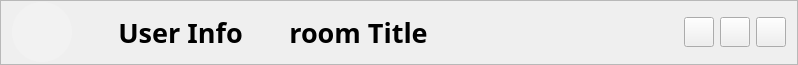
         <widget class="QFrame" name="chatbar">
          <property name="sizePolicy">
           <sizepolicy hsizetype="Expanding" vsizetype="Fixed">
            <horstretch>0</horstretch>
            <verstretch>0</verstretch>
           </sizepolicy>
          </property>
          <property name="minimumSize">
           <size>
            <width>0</width>
            <height>65</height>
           </size>
          </property>
          <property name="maximumSize">
           <size>
            <width>16777215</width>
            <height>60</height>
           </size>
          </property>
          <property name="frameShape">
           <enum>QFrame::StyledPanel</enum>
          </property>
          <property name="frameShadow">
           <enum>QFrame::Raised</enum>
          </property>
          <layout class="QHBoxLayout" name="horizontalLayout_5">
           <property name="topMargin">
            <number>0</number>
           </property>
           <property name="bottomMargin">
            <number>0</number>
           </property>
           <item>
            <widget class="QLabel" name="chatProfile">
             <property name="sizePolicy">
              <sizepolicy hsizetype="Fixed" vsizetype="Fixed">
               <horstretch>0</horstretch>
               <verstretch>0</verstretch>
              </sizepolicy>
             </property>
             <property name="minimumSize">
              <size>
               <width>60</width>
               <height>60</height>
              </size>
             </property>
             <property name="maximumSize">
              <size>
               <width>60</width>
               <height>60</height>
              </size>
             </property>
             <property name="styleSheet">
              <string notr="true">border-radius: 30px;
background-color: rgb(242, 242, 242);
</string>
             </property>
             <property name="text">
              <string/>
             </property>
            </widget>
           </item>
           <item>
            <spacer name="chatLeftSpacer">
             <property name="orientation">
              <enum>Qt::Horizontal</enum>
             </property>
             <property name="sizeType">
              <enum>QSizePolicy::Fixed</enum>
             </property>
             <property name="sizeHint" stdset="0">
              <size>
               <width>40</width>
               <height>20</height>
              </size>
             </property>
            </spacer>
           </item>
           <item>
            <widget class="QPushButton" name="chatUserInfo">
             <property name="minimumSize">
              <size>
               <width>0</width>
               <height>40</height>
              </size>
             </property>
             <property name="font">
              <font>
               <family>나눔고딕</family>
               <pointsize>20</pointsize>
               <weight>75</weight>
               <bold>true</bold>
              </font>
             </property>
             <property name="styleSheet">
              <string notr="true">QPushButton{
border: 0px;
color: rgb(0, 0, 0);
}
QPushButton:hover{
border: 0px;
color: rgb(157, 157, 157);
}
QPushButton:pressed{
color: rgb(168, 191, 211);
}</string>
             </property>
             <property name="text">
              <string>User Info</string>
             </property>
            </widget>
           </item>
           <item>
            <spacer name="chatMidSpacer">
             <property name="orientation">
              <enum>Qt::Horizontal</enum>
             </property>
             <property name="sizeHint" stdset="0">
              <size>
               <width>40</width>
               <height>20</height>
              </size>
             </property>
            </spacer>
           </item>
           <item>
            <widget class="QPushButton" name="chatRoomTitle">
             <property name="minimumSize">
              <size>
               <width>0</width>
               <height>40</height>
              </size>
             </property>
             <property name="font">
              <font>
               <family>나눔고딕</family>
               <pointsize>20</pointsize>
               <weight>75</weight>
               <bold>true</bold>
              </font>
             </property>
             <property name="styleSheet">
              <string notr="true">QPushButton{
border: 0px;
color: rgb(0, 0, 0);
}
QPushButton:hover{
border: 0px;
color: rgb(157, 157, 157);
}
QPushButton:pressed{
color: rgb(168, 191, 211);
}</string>
             </property>
             <property name="text">
              <string>room Title</string>
             </property>
            </widget>
           </item>
           <item>
            <spacer name="chatRightSpacer">
             <property name="orientation">
              <enum>Qt::Horizontal</enum>
             </property>
             <property name="sizeHint" stdset="0">
              <size>
               <width>250</width>
               <height>0</height>
              </size>
             </property>
            </spacer>
           </item>
           <item>
            <widget class="QPushButton" name="chatMinimize">
             <property name="sizePolicy">
              <sizepolicy hsizetype="Fixed" vsizetype="Fixed">
               <horstretch>0</horstretch>
               <verstretch>0</verstretch>
              </sizepolicy>
             </property>
             <property name="minimumSize">
              <size>
               <width>30</width>
               <height>30</height>
              </size>
             </property>
             <property name="maximumSize">
              <size>
               <width>30</width>
               <height>30</height>
              </size>
             </property>
             <property name="styleSheet">
              <string notr="true">QPushButton{
border-image: url(:/windowButton/minimizeDefault.PNG);
}
QPushButton:hover{
border-image: url(:/windowButton/minimizeHover.png);
}
QPushButton:pressed{
border-image: url(:/windowButton/minimizePressed.png);
}</string>
             </property>
             <property name="text">
              <string/>
             </property>
            </widget>
           </item>
           <item>
            <widget class="QPushButton" name="chatMaximize">
             <property name="sizePolicy">
              <sizepolicy hsizetype="Fixed" vsizetype="Fixed">
               <horstretch>0</horstretch>
               <verstretch>0</verstretch>
              </sizepolicy>
             </property>
             <property name="minimumSize">
              <size>
               <width>30</width>
               <height>30</height>
              </size>
             </property>
             <property name="maximumSize">
              <size>
               <width>30</width>
               <height>30</height>
              </size>
             </property>
             <property name="styleSheet">
              <string notr="true">QPushButton{
border-image: url(:/windowButton/maximizeDefault.PNG);
}
QPushButton:hover{
border-image: url(:/windowButton/maximizeHover.png);
}
QPushButton:pressed{
border-image: url(:/windowButton/maximizePressed.png);
}
</string>
             </property>
             <property name="text">
              <string/>
             </property>
            </widget>
           </item>
           <item>
            <widget class="QPushButton" name="chatClose">
             <property name="sizePolicy">
              <sizepolicy hsizetype="Fixed" vsizetype="Fixed">
               <horstretch>0</horstretch>
               <verstretch>0</verstretch>
              </sizepolicy>
             </property>
             <property name="minimumSize">
              <size>
               <width>30</width>
               <height>30</height>
              </size>
             </property>
             <property name="maximumSize">
              <size>
               <width>30</width>
               <height>30</height>
              </size>
             </property>
             <property name="styleSheet">
              <string notr="true">QPushButton{
border-image: url(:/windowButton/closeDefault.PNG);
}
QPushButton:hover{
border-image: url(:/windowButton/closeHover.png);
}
QPushButton:pressed{
border-image: url(:/windowButton/closePressed.png);
}
</string>
             </property>
             <property name="text">
              <string/>
             </property>
            </widget>
           </item>
          </layout>
         </widget>
